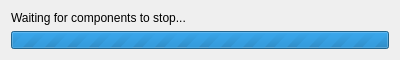
<?xml version="1.0" encoding="UTF-8"?>
<ui version="4.0">
 <class>WaitDialog</class>
 <widget class="QDialog" name="WaitDialog">
  <property name="geometry">
   <rect>
    <x>0</x>
    <y>0</y>
    <width>400</width>
    <height>60</height>
   </rect>
  </property>
  <property name="sizePolicy">
   <sizepolicy hsizetype="Fixed" vsizetype="Fixed">
    <horstretch>0</horstretch>
    <verstretch>0</verstretch>
   </sizepolicy>
  </property>
  <property name="minimumSize">
   <size>
    <width>400</width>
    <height>60</height>
   </size>
  </property>
  <property name="maximumSize">
   <size>
    <width>400</width>
    <height>60</height>
   </size>
  </property>
  <property name="windowTitle">
   <string>Dialog</string>
  </property>
  <layout class="QVBoxLayout" name="verticalLayout">
   <item>
    <widget class="QLabel" name="label">
     <property name="text">
      <string>Waiting for components to stop...</string>
     </property>
    </widget>
   </item>
   <item>
    <widget class="QProgressBar" name="stop_progress_bar">
     <property name="maximum">
      <number>0</number>
     </property>
     <property name="value">
      <number>-1</number>
     </property>
     <property name="textVisible">
      <bool>false</bool>
     </property>
     <property name="orientation">
      <enum>Qt::Horizontal</enum>
     </property>
     <property name="invertedAppearance">
      <bool>false</bool>
     </property>
     <property name="format">
      <string/>
     </property>
    </widget>
   </item>
  </layout>
 </widget>
 <resources/>
 <connections/>
</ui>
